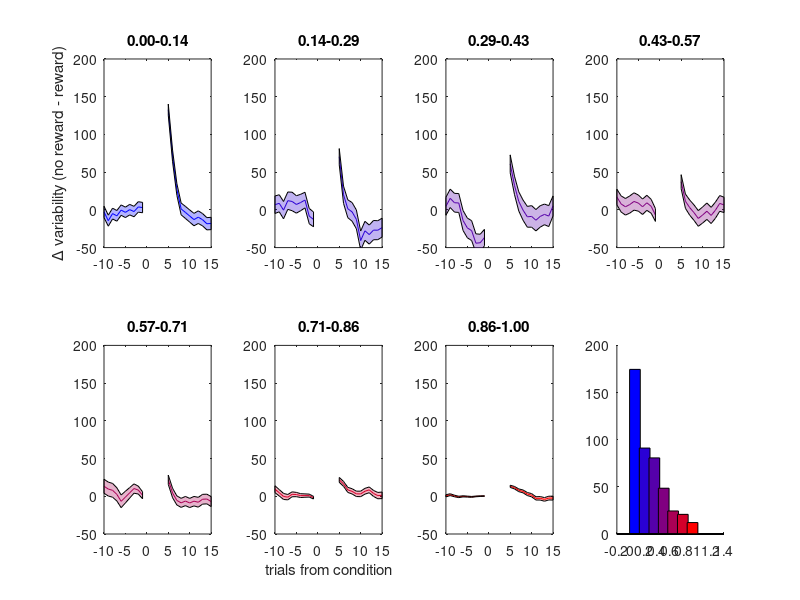

The MATLAB script that drew this image: (Note: this script raises an error after producing the figure.)
% Figure 2

clear all;
load fig_cond.mat

figure;

tau = 5; % TODO fit 
rbar = nan(1, ex.n);
for t = 51:ex.n
    rbar(t) = 0;
    for s = 1:50
        rbar(t) = rbar(t) + ex.r(t - s) * exp(-s / tau);
    end
end
rbar = rbar / nanmax(rbar);

lb = [0 0.14 0.29 0.43 0.57 0.71 0.86];
ub = [0.14 0.29 0.43 0.57 0.71 0.86 1];

blue = [0 0 1];
red = [1 0 0];

clear vb;
for bin = 1:length(lb)
    which_bin = (rbar > lb(bin)) & (rbar <= ub(bin));

    which = {(ex.clamp == 1) & which_bin, (ex.clamp == 0) & which_bin};

    ax = -10:15;
    hold on;
    clear v;
    clear hh;
    clear n;
    clear m;
    clear s;
    for c_idx = 1:2
        ix = find(which{c_idx});
        for i = 1:length(ix)
            for j = 1:length(ax)
                t = ix(i) + ax(j);
                v(i,j) = ex.var(t);
                if ax(j) >= 0 && ax(j) < 5
                    v(i,j) = NaN;
                end
            end
            vb{bin, c_idx}(i) = var(ex.a(ix(i) : ix(i) + 5)); % TODO 10
        end

        n{c_idx} = size(v, 1);
        m{c_idx} = mean(v, 1);
        s{c_idx} = std(v, 1);
        se{c_idx} = std(v, 1) / sqrt(size(v,1));
    end
    vd(bin) = mean(vb{bin, 2}) - mean(vb{bin, 1});
    vsd(bin) = sqrt(var(vb{bin, 2}) + var(vb{bin, 1}));
    vsed(bin) = vsd(bin) / sqrt(length(vb{bin, 2}) + length(vb{bin, 1}));

    subplot(2,4,bin);
    md = m{2} - m{1};
    sed = sqrt(s{1}.^2 + s{2}.^2) / sqrt(n{1} + n{2}); 

    color{bin} = blue * (7 - bin)/6 + red * (bin - 1) / 6;
    plot(ax, md, 'color', color{bin});
    hold on;

    w = ax < 0;
    h = fill([ax(w) flip(ax(w))], [md(w) + sed(w) flip(md(w) - sed(w))], color{bin});
    set(h, 'facealpha', 0.3);

    w = ax >= 5;
    h = fill([ax(w) flip(ax(w))], [md(w) + sed(w) flip(md(w) - sed(w))], color{bin});
    set(h, 'facealpha', 0.3);
    hold off;

    ylim([-50 200]);
    title(sprintf('%.2f-%.2f', lb(bin), ub(bin)));

    if bin == 6
        xlabel('trials from condition');
    end
    if bin == 1
        ylabel('\Delta variability (no reward - reward)');
    end
end


% plot population plot (Figure 2C)
%
subplot(2,4,bin+1);
xs = (lb + ub)/2;
hold on;
for bin = 1:length(lb)
    h = bar(xs(bin), vd(bin), 0.08);
    set(h, 'facecolor', color{bin});
end
errorbar(xs, vd, vsed, 'color', 'black', 'linestyle', 'none');
hold off;
xlim([-0.05 1.05]);
title('population');
xlabel('performance estimate');
ylabel('\Delta variability');
